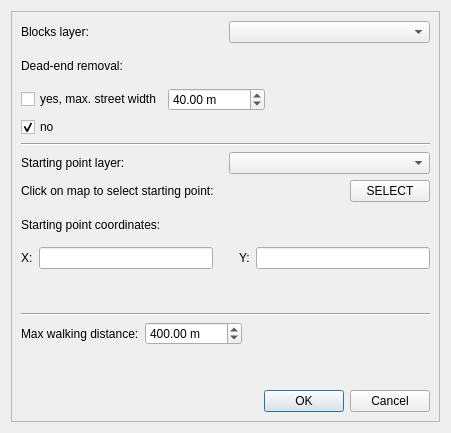
<?xml version="1.0" encoding="UTF-8"?>
<ui version="4.0">
 <class>interface_catchment_DialogBase</class>
 <widget class="QDialog" name="interface_catchment_DialogBase">
  <property name="geometry">
   <rect>
    <x>0</x>
    <y>0</y>
    <width>451</width>
    <height>433</height>
   </rect>
  </property>
  <property name="windowTitle">
   <string>InterfaceCatchment</string>
  </property>
  <layout class="QVBoxLayout" name="verticalLayout">
   <item>
    <widget class="QScrollArea" name="scrollArea">
     <property name="widgetResizable">
      <bool>true</bool>
     </property>
     <widget class="QWidget" name="scrollAreaWidgetContents">
      <property name="geometry">
       <rect>
        <x>0</x>
        <y>0</y>
        <width>431</width>
        <height>413</height>
       </rect>
      </property>
      <layout class="QVBoxLayout" name="verticalLayout_2">
       <item>
        <layout class="QHBoxLayout" name="horizontalLayout">
         <item>
          <widget class="QLabel" name="label">
           <property name="toolTip">
            <string/>
           </property>
           <property name="whatsThis">
            <string>&lt;html&gt;&lt;head/&gt;&lt;body&gt;&lt;p&gt;Please select a &lt;span style=&quot; font-weight:600;&quot;&gt;vector layer&lt;/span&gt; (lines or polygons) containing &lt;span style=&quot; font-weight:600;&quot;&gt;blocks&lt;/span&gt; for which you wish to calculate &lt;span style=&quot; font-weight:600; text-decoration: underline;&quot;&gt;AwaP&lt;/span&gt;.&lt;/p&gt;&lt;/body&gt;&lt;/html&gt;</string>
           </property>
           <property name="text">
            <string>Blocks layer:</string>
           </property>
          </widget>
         </item>
         <item>
          <widget class="QgsMapLayerComboBox" name="mMapLayerComboBox">
           <property name="toolTip">
            <string/>
           </property>
           <property name="whatsThis">
            <string>&lt;html&gt;&lt;head/&gt;&lt;body&gt;&lt;p&gt;Please select a &lt;span style=&quot; font-weight:600;&quot;&gt;vector layer&lt;/span&gt; (lines or polygons) containing &lt;span style=&quot; font-weight:600;&quot;&gt;blocks&lt;/span&gt; for which you wish to calculate &lt;span style=&quot; font-weight:600; text-decoration: underline;&quot;&gt;AwaP&lt;/span&gt;.&lt;/p&gt;&lt;/body&gt;&lt;/html&gt;</string>
           </property>
          </widget>
         </item>
        </layout>
       </item>
       <item>
        <layout class="QHBoxLayout" name="horizontalLayout_8">
         <item>
          <widget class="QLabel" name="label_9">
           <property name="text">
            <string>Dead-end removal:</string>
           </property>
          </widget>
         </item>
        </layout>
       </item>
       <item>
        <layout class="QHBoxLayout" name="horizontalLayout_9">
         <item>
          <widget class="QCheckBox" name="checkBox">
           <property name="text">
            <string>yes, max. street width</string>
           </property>
           <property name="checked">
            <bool>false</bool>
           </property>
           <property name="tristate">
            <bool>false</bool>
           </property>
          </widget>
         </item>
         <item>
          <widget class="QgsDoubleSpinBox" name="mQgsDoubleSpinBox_2">
           <property name="suffix">
            <string> m</string>
           </property>
           <property name="maximum">
            <double>99999999999.000000000000000</double>
           </property>
           <property name="value">
            <double>40.000000000000000</double>
           </property>
          </widget>
         </item>
         <item>
          <spacer name="horizontalSpacer_3">
           <property name="orientation">
            <enum>Qt::Horizontal</enum>
           </property>
           <property name="sizeHint" stdset="0">
            <size>
             <width>40</width>
             <height>20</height>
            </size>
           </property>
          </spacer>
         </item>
        </layout>
       </item>
       <item>
        <layout class="QHBoxLayout" name="horizontalLayout_10">
         <item>
          <widget class="QCheckBox" name="checkBox_2">
           <property name="text">
            <string>no</string>
           </property>
           <property name="checked">
            <bool>true</bool>
           </property>
          </widget>
         </item>
        </layout>
       </item>
       <item>
        <widget class="Line" name="line">
         <property name="orientation">
          <enum>Qt::Horizontal</enum>
         </property>
        </widget>
       </item>
       <item>
        <layout class="QHBoxLayout" name="horizontalLayout_2">
         <item>
          <widget class="QLabel" name="label_2">
           <property name="toolTip">
            <string/>
           </property>
           <property name="whatsThis">
            <string>&lt;html&gt;&lt;head/&gt;&lt;body&gt;&lt;p&gt;Please select a &lt;span style=&quot; font-weight:600;&quot;&gt;vector layer&lt;/span&gt; (lines or polygons) containing &lt;span style=&quot; font-weight:600;&quot;&gt;boundary&lt;/span&gt; of the area in which you wish to calculate &lt;span style=&quot; font-weight:600; text-decoration: underline;&quot;&gt;AwaP&lt;/span&gt;.&lt;/p&gt;&lt;/body&gt;&lt;/html&gt;</string>
           </property>
           <property name="text">
            <string>Starting point layer:</string>
           </property>
          </widget>
         </item>
         <item>
          <widget class="QgsMapLayerComboBox" name="mMapLayerComboBox_2">
           <property name="toolTip">
            <string>&lt;html&gt;&lt;head/&gt;&lt;body&gt;&lt;p&gt;Please select a &lt;span style=&quot; font-weight:600;&quot;&gt;vector layer&lt;/span&gt; (lines or polygons) containing &lt;span style=&quot; font-weight:600;&quot;&gt;boundary&lt;/span&gt; of the area in which you wish to calculate &lt;span style=&quot; font-weight:600; text-decoration: underline;&quot;&gt;AwaP&lt;/span&gt;.&lt;/p&gt;&lt;/body&gt;&lt;/html&gt;</string>
           </property>
           <property name="whatsThis">
            <string>&lt;html&gt;&lt;head/&gt;&lt;body&gt;&lt;p&gt;Please select a &lt;span style=&quot; font-weight:600;&quot;&gt;vector layer&lt;/span&gt; (lines or polygons) containing &lt;span style=&quot; font-weight:600;&quot;&gt;boundary&lt;/span&gt; of the area in which you wish to calculate &lt;span style=&quot; font-weight:600; text-decoration: underline;&quot;&gt;AwaP&lt;/span&gt;.&lt;/p&gt;&lt;/body&gt;&lt;/html&gt;</string>
           </property>
           <property name="currentIndex">
            <number>-1</number>
           </property>
           <property name="allowEmptyLayer" stdset="0">
            <bool>true</bool>
           </property>
          </widget>
         </item>
        </layout>
       </item>
       <item>
        <layout class="QHBoxLayout" name="horizontalLayout_11">
         <item>
          <widget class="QLabel" name="label_3">
           <property name="text">
            <string>Click on map to select starting point:</string>
           </property>
          </widget>
         </item>
         <item>
          <spacer name="horizontalSpacer">
           <property name="orientation">
            <enum>Qt::Horizontal</enum>
           </property>
           <property name="sizeHint" stdset="0">
            <size>
             <width>40</width>
             <height>20</height>
            </size>
           </property>
          </spacer>
         </item>
         <item>
          <widget class="QPushButton" name="pushButton">
           <property name="text">
            <string>SELECT</string>
           </property>
          </widget>
         </item>
        </layout>
       </item>
       <item>
        <layout class="QHBoxLayout" name="horizontalLayout_5">
         <item>
          <widget class="QLabel" name="label_4">
           <property name="text">
            <string>Starting point coordinates:</string>
           </property>
          </widget>
         </item>
        </layout>
       </item>
       <item>
        <layout class="QHBoxLayout" name="horizontalLayout_4">
         <item>
          <widget class="QLabel" name="label_5">
           <property name="text">
            <string>X:</string>
           </property>
          </widget>
         </item>
         <item>
          <widget class="QLineEdit" name="lineEdit">
           <property name="cursor">
            <cursorShape>IBeamCursor</cursorShape>
           </property>
           <property name="inputMask">
            <string/>
           </property>
           <property name="clearButtonEnabled">
            <bool>true</bool>
           </property>
          </widget>
         </item>
         <item>
          <spacer name="horizontalSpacer_2">
           <property name="orientation">
            <enum>Qt::Horizontal</enum>
           </property>
           <property name="sizeType">
            <enum>QSizePolicy::Minimum</enum>
           </property>
           <property name="sizeHint" stdset="0">
            <size>
             <width>20</width>
             <height>20</height>
            </size>
           </property>
          </spacer>
         </item>
         <item>
          <widget class="QLabel" name="label_6">
           <property name="text">
            <string>Y:</string>
           </property>
          </widget>
         </item>
         <item>
          <widget class="QLineEdit" name="lineEdit_2">
           <property name="clearButtonEnabled">
            <bool>true</bool>
           </property>
          </widget>
         </item>
        </layout>
       </item>
       <item>
        <layout class="QHBoxLayout" name="horizontalLayout_7">
         <item>
          <widget class="QLabel" name="label_8">
           <property name="enabled">
            <bool>true</bool>
           </property>
           <property name="text">
            <string/>
           </property>
           <property name="wordWrap">
            <bool>true</bool>
           </property>
          </widget>
         </item>
        </layout>
       </item>
       <item>
        <widget class="Line" name="line_2">
         <property name="orientation">
          <enum>Qt::Horizontal</enum>
         </property>
        </widget>
       </item>
       <item>
        <layout class="QHBoxLayout" name="horizontalLayout_6">
         <item>
          <widget class="QLabel" name="label_7">
           <property name="text">
            <string>Max walking distance:</string>
           </property>
          </widget>
         </item>
         <item>
          <widget class="QgsDoubleSpinBox" name="mQgsDoubleSpinBox">
           <property name="showGroupSeparator" stdset="0">
            <bool>false</bool>
           </property>
           <property name="suffix">
            <string> m</string>
           </property>
           <property name="maximum">
            <double>10000000000000000.000000000000000</double>
           </property>
           <property name="value">
            <double>400.000000000000000</double>
           </property>
           <property name="showClearButton" stdset="0">
            <bool>true</bool>
           </property>
           <property name="clearValue" stdset="0">
            <bool>false</bool>
           </property>
          </widget>
         </item>
         <item>
          <spacer name="horizontalSpacer_4">
           <property name="orientation">
            <enum>Qt::Horizontal</enum>
           </property>
           <property name="sizeHint" stdset="0">
            <size>
             <width>40</width>
             <height>20</height>
            </size>
           </property>
          </spacer>
         </item>
        </layout>
       </item>
       <item>
        <layout class="QHBoxLayout" name="horizontalLayout_3">
         <item>
          <widget class="QLabel" name="label_10">
           <property name="text">
            <string/>
           </property>
          </widget>
         </item>
        </layout>
       </item>
       <item>
        <widget class="QDialogButtonBox" name="button_box">
         <property name="orientation">
          <enum>Qt::Horizontal</enum>
         </property>
         <property name="standardButtons">
          <set>QDialogButtonBox::Cancel|QDialogButtonBox::Ok</set>
         </property>
        </widget>
       </item>
      </layout>
     </widget>
    </widget>
   </item>
  </layout>
 </widget>
 <customwidgets>
  <customwidget>
   <class>QgsDoubleSpinBox</class>
   <extends>QDoubleSpinBox</extends>
   <header>qgsdoublespinbox.h</header>
  </customwidget>
  <customwidget>
   <class>QgsMapLayerComboBox</class>
   <extends>QComboBox</extends>
   <header>qgsmaplayercombobox.h</header>
  </customwidget>
 </customwidgets>
 <resources/>
 <connections/>
</ui>
